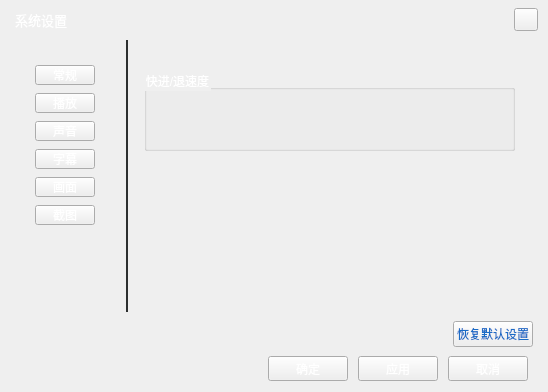
<?xml version="1.0" encoding="UTF-8"?>
<ui version="4.0">
 <class>SettingMenuWnd</class>
 <widget class="QWidget" name="SettingMenuWnd">
  <property name="geometry">
   <rect>
    <x>0</x>
    <y>0</y>
    <width>548</width>
    <height>392</height>
   </rect>
  </property>
  <property name="minimumSize">
   <size>
    <width>548</width>
    <height>392</height>
   </size>
  </property>
  <property name="maximumSize">
   <size>
    <width>548</width>
    <height>392</height>
   </size>
  </property>
  <property name="windowTitle">
   <string>SettingMenuWnd</string>
  </property>
  <layout class="QVBoxLayout" name="verticalLayout_2">
   <property name="spacing">
    <number>0</number>
   </property>
   <property name="leftMargin">
    <number>10</number>
   </property>
   <property name="topMargin">
    <number>0</number>
   </property>
   <property name="rightMargin">
    <number>10</number>
   </property>
   <property name="bottomMargin">
    <number>0</number>
   </property>
   <item>
    <widget class="QWidget" name="widget" native="true">
     <property name="minimumSize">
      <size>
       <width>0</width>
       <height>40</height>
      </size>
     </property>
     <property name="maximumSize">
      <size>
       <width>16777215</width>
       <height>40</height>
      </size>
     </property>
     <layout class="QHBoxLayout" name="horizontalLayout">
      <property name="spacing">
       <number>0</number>
      </property>
      <property name="leftMargin">
       <number>5</number>
      </property>
      <property name="topMargin">
       <number>5</number>
      </property>
      <property name="rightMargin">
       <number>0</number>
      </property>
      <property name="bottomMargin">
       <number>5</number>
      </property>
      <item>
       <widget class="QLabel" name="label">
        <property name="font">
         <font>
          <family>Adobe Arabic</family>
          <pointsize>10</pointsize>
         </font>
        </property>
        <property name="styleSheet">
         <string notr="true">color: rgb(255, 255, 255);</string>
        </property>
        <property name="text">
         <string>系统设置</string>
        </property>
       </widget>
      </item>
      <item>
       <spacer name="horizontalSpacer">
        <property name="orientation">
         <enum>Qt::Horizontal</enum>
        </property>
        <property name="sizeHint" stdset="0">
         <size>
          <width>445</width>
          <height>20</height>
         </size>
        </property>
       </spacer>
      </item>
      <item>
       <widget class="QToolButton" name="close_btn">
        <property name="text">
         <string/>
        </property>
       </widget>
      </item>
     </layout>
    </widget>
   </item>
   <item>
    <layout class="QHBoxLayout" name="horizontalLayout_2">
     <item>
      <widget class="QWidget" name="widget_2" native="true">
       <property name="minimumSize">
        <size>
         <width>110</width>
         <height>0</height>
        </size>
       </property>
       <property name="maximumSize">
        <size>
         <width>110</width>
         <height>16777215</height>
        </size>
       </property>
       <layout class="QVBoxLayout" name="verticalLayout">
        <property name="spacing">
         <number>8</number>
        </property>
        <property name="leftMargin">
         <number>25</number>
        </property>
        <property name="topMargin">
         <number>25</number>
        </property>
        <property name="rightMargin">
         <number>25</number>
        </property>
        <property name="bottomMargin">
         <number>0</number>
        </property>
        <item>
         <widget class="QToolButton" name="changgui_btn">
          <property name="minimumSize">
           <size>
            <width>60</width>
            <height>20</height>
           </size>
          </property>
          <property name="maximumSize">
           <size>
            <width>60</width>
            <height>20</height>
           </size>
          </property>
          <property name="styleSheet">
           <string notr="true">color: rgb(255, 255, 255);</string>
          </property>
          <property name="text">
           <string>常规</string>
          </property>
         </widget>
        </item>
        <item>
         <widget class="QToolButton" name="bofang_btn">
          <property name="minimumSize">
           <size>
            <width>60</width>
            <height>20</height>
           </size>
          </property>
          <property name="maximumSize">
           <size>
            <width>60</width>
            <height>20</height>
           </size>
          </property>
          <property name="styleSheet">
           <string notr="true">color: rgb(255, 255, 255);</string>
          </property>
          <property name="text">
           <string>播放</string>
          </property>
         </widget>
        </item>
        <item>
         <widget class="QToolButton" name="shenyin_btn">
          <property name="minimumSize">
           <size>
            <width>60</width>
            <height>20</height>
           </size>
          </property>
          <property name="maximumSize">
           <size>
            <width>60</width>
            <height>20</height>
           </size>
          </property>
          <property name="styleSheet">
           <string notr="true">color: rgb(255, 255, 255);</string>
          </property>
          <property name="text">
           <string>声音</string>
          </property>
         </widget>
        </item>
        <item>
         <widget class="QToolButton" name="zimu_btn">
          <property name="minimumSize">
           <size>
            <width>60</width>
            <height>20</height>
           </size>
          </property>
          <property name="maximumSize">
           <size>
            <width>60</width>
            <height>20</height>
           </size>
          </property>
          <property name="styleSheet">
           <string notr="true">color: rgb(255, 255, 255);</string>
          </property>
          <property name="text">
           <string>字幕</string>
          </property>
         </widget>
        </item>
        <item>
         <widget class="QToolButton" name="huamian_btn">
          <property name="minimumSize">
           <size>
            <width>60</width>
            <height>20</height>
           </size>
          </property>
          <property name="maximumSize">
           <size>
            <width>60</width>
            <height>20</height>
           </size>
          </property>
          <property name="styleSheet">
           <string notr="true">color: rgb(255, 255, 255);</string>
          </property>
          <property name="text">
           <string>画面</string>
          </property>
         </widget>
        </item>
        <item>
         <widget class="QToolButton" name="jietu_btn">
          <property name="minimumSize">
           <size>
            <width>60</width>
            <height>20</height>
           </size>
          </property>
          <property name="maximumSize">
           <size>
            <width>60</width>
            <height>20</height>
           </size>
          </property>
          <property name="styleSheet">
           <string notr="true">color: rgb(255, 255, 255);</string>
          </property>
          <property name="text">
           <string>截图</string>
          </property>
         </widget>
        </item>
        <item>
         <spacer name="verticalSpacer">
          <property name="orientation">
           <enum>Qt::Vertical</enum>
          </property>
          <property name="sizeHint" stdset="0">
           <size>
            <width>20</width>
            <height>40</height>
           </size>
          </property>
         </spacer>
        </item>
       </layout>
      </widget>
     </item>
     <item>
      <widget class="QLabel" name="label_2">
       <property name="minimumSize">
        <size>
         <width>2</width>
         <height>0</height>
        </size>
       </property>
       <property name="maximumSize">
        <size>
         <width>2</width>
         <height>16777215</height>
        </size>
       </property>
       <property name="styleSheet">
        <string notr="true">background-color: rgb(45, 47, 47);</string>
       </property>
       <property name="text">
        <string/>
       </property>
      </widget>
     </item>
     <item>
      <widget class="QStackedWidget" name="stackedWidget">
       <property name="styleSheet">
        <string notr="true">color: rgb(255, 255, 255);</string>
       </property>
       <property name="currentIndex">
        <number>1</number>
       </property>
       <widget class="QWidget" name="changgui_page">
        <widget class="QGroupBox" name="groupBox">
         <property name="geometry">
          <rect>
           <x>10</x>
           <y>20</y>
           <width>371</width>
           <height>51</height>
          </rect>
         </property>
         <property name="title">
          <string>关闭后</string>
         </property>
         <widget class="QRadioButton" name="radio_mini_tray">
          <property name="geometry">
           <rect>
            <x>20</x>
            <y>20</y>
            <width>89</width>
            <height>16</height>
           </rect>
          </property>
          <property name="text">
           <string>最小化到托盘</string>
          </property>
          <property name="checked">
           <bool>false</bool>
          </property>
         </widget>
         <widget class="QRadioButton" name="radio_exit">
          <property name="geometry">
           <rect>
            <x>160</x>
            <y>20</y>
            <width>89</width>
            <height>16</height>
           </rect>
          </property>
          <property name="text">
           <string>退出程序</string>
          </property>
          <property name="checked">
           <bool>true</bool>
          </property>
         </widget>
        </widget>
        <widget class="QGroupBox" name="groupBox_2">
         <property name="geometry">
          <rect>
           <x>10</x>
           <y>90</y>
           <width>371</width>
           <height>51</height>
          </rect>
         </property>
         <property name="title">
          <string>播放记录</string>
         </property>
         <widget class="QRadioButton" name="radio_exit_reserve">
          <property name="geometry">
           <rect>
            <x>20</x>
            <y>20</y>
            <width>89</width>
            <height>16</height>
           </rect>
          </property>
          <property name="text">
           <string>退出保留</string>
          </property>
          <property name="checked">
           <bool>true</bool>
          </property>
         </widget>
         <widget class="QRadioButton" name="radio_exit_clear">
          <property name="geometry">
           <rect>
            <x>160</x>
            <y>20</y>
            <width>89</width>
            <height>16</height>
           </rect>
          </property>
          <property name="text">
           <string>退出清除</string>
          </property>
         </widget>
        </widget>
       </widget>
       <widget class="QWidget" name="bofang_page">
        <widget class="QGroupBox" name="groupBox_3">
         <property name="geometry">
          <rect>
           <x>10</x>
           <y>30</y>
           <width>371</width>
           <height>81</height>
          </rect>
         </property>
         <property name="title">
          <string>快进/退速度</string>
         </property>
         <widget class="QWidget" name="layoutWidget">
          <property name="geometry">
           <rect>
            <x>180</x>
            <y>30</y>
            <width>174</width>
            <height>22</height>
           </rect>
          </property>
          <layout class="QHBoxLayout" name="horizontalLayout_6">
           <item>
            <widget class="QLabel" name="label_5">
             <property name="text">
              <string>快退一次</string>
             </property>
            </widget>
           </item>
           <item>
            <widget class="QComboBox" name="kuaitui_combo">
             <property name="sizePolicy">
              <sizepolicy hsizetype="Preferred" vsizetype="Fixed">
               <horstretch>80</horstretch>
               <verstretch>0</verstretch>
              </sizepolicy>
             </property>
             <property name="minimumSize">
              <size>
               <width>100</width>
               <height>0</height>
              </size>
             </property>
             <property name="maximumSize">
              <size>
               <width>100</width>
               <height>16777215</height>
              </size>
             </property>
             <item>
              <property name="text">
               <string>1</string>
              </property>
             </item>
             <item>
              <property name="text">
               <string>2</string>
              </property>
             </item>
             <item>
              <property name="text">
               <string>3</string>
              </property>
             </item>
             <item>
              <property name="text">
               <string>4</string>
              </property>
             </item>
             <item>
              <property name="text">
               <string>5</string>
              </property>
             </item>
             <item>
              <property name="text">
               <string>6</string>
              </property>
             </item>
             <item>
              <property name="text">
               <string>7</string>
              </property>
             </item>
             <item>
              <property name="text">
               <string>8</string>
              </property>
             </item>
             <item>
              <property name="text">
               <string>9</string>
              </property>
             </item>
             <item>
              <property name="text">
               <string>10</string>
              </property>
             </item>
             <item>
              <property name="text">
               <string>11</string>
              </property>
             </item>
             <item>
              <property name="text">
               <string>12</string>
              </property>
             </item>
             <item>
              <property name="text">
               <string>13</string>
              </property>
             </item>
             <item>
              <property name="text">
               <string>14</string>
              </property>
             </item>
             <item>
              <property name="text">
               <string>15</string>
              </property>
             </item>
             <item>
              <property name="text">
               <string>16</string>
              </property>
             </item>
             <item>
              <property name="text">
               <string>17</string>
              </property>
             </item>
             <item>
              <property name="text">
               <string>18</string>
              </property>
             </item>
             <item>
              <property name="text">
               <string>19</string>
              </property>
             </item>
             <item>
              <property name="text">
               <string>20</string>
              </property>
             </item>
            </widget>
           </item>
           <item>
            <widget class="QLabel" name="label_6">
             <property name="maximumSize">
              <size>
               <width>20</width>
               <height>16777215</height>
              </size>
             </property>
             <property name="text">
              <string>秒</string>
             </property>
            </widget>
           </item>
          </layout>
         </widget>
         <widget class="QWidget" name="layoutWidget">
          <property name="geometry">
           <rect>
            <x>20</x>
            <y>30</y>
            <width>174</width>
            <height>22</height>
           </rect>
          </property>
          <layout class="QHBoxLayout" name="horizontalLayout_5">
           <item>
            <widget class="QLabel" name="label_3">
             <property name="text">
              <string>快进一次</string>
             </property>
            </widget>
           </item>
           <item>
            <widget class="QComboBox" name="kuaijin_combo">
             <property name="minimumSize">
              <size>
               <width>100</width>
               <height>0</height>
              </size>
             </property>
             <property name="maximumSize">
              <size>
               <width>100</width>
               <height>16777215</height>
              </size>
             </property>
             <item>
              <property name="text">
               <string>1</string>
              </property>
             </item>
             <item>
              <property name="text">
               <string>2</string>
              </property>
             </item>
             <item>
              <property name="text">
               <string>3</string>
              </property>
             </item>
             <item>
              <property name="text">
               <string>4</string>
              </property>
             </item>
             <item>
              <property name="text">
               <string>5</string>
              </property>
             </item>
             <item>
              <property name="text">
               <string>6</string>
              </property>
             </item>
             <item>
              <property name="text">
               <string>7</string>
              </property>
             </item>
             <item>
              <property name="text">
               <string>8</string>
              </property>
             </item>
             <item>
              <property name="text">
               <string>9</string>
              </property>
             </item>
             <item>
              <property name="text">
               <string>10</string>
              </property>
             </item>
             <item>
              <property name="text">
               <string>11</string>
              </property>
             </item>
             <item>
              <property name="text">
               <string>12</string>
              </property>
             </item>
             <item>
              <property name="text">
               <string>13</string>
              </property>
             </item>
             <item>
              <property name="text">
               <string>14</string>
              </property>
             </item>
             <item>
              <property name="text">
               <string>15</string>
              </property>
             </item>
             <item>
              <property name="text">
               <string>16</string>
              </property>
             </item>
             <item>
              <property name="text">
               <string>17</string>
              </property>
             </item>
             <item>
              <property name="text">
               <string>18</string>
              </property>
             </item>
             <item>
              <property name="text">
               <string>19</string>
              </property>
             </item>
             <item>
              <property name="text">
               <string>20</string>
              </property>
             </item>
            </widget>
           </item>
           <item>
            <widget class="QLabel" name="label_4">
             <property name="maximumSize">
              <size>
               <width>16777215</width>
               <height>20</height>
              </size>
             </property>
             <property name="text">
              <string>秒</string>
             </property>
            </widget>
           </item>
          </layout>
         </widget>
        </widget>
       </widget>
       <widget class="QWidget" name="shenyin_page"/>
       <widget class="QWidget" name="zimu_page">
        <widget class="QGroupBox" name="groupBox_4">
         <property name="geometry">
          <rect>
           <x>20</x>
           <y>30</y>
           <width>361</width>
           <height>61</height>
          </rect>
         </property>
         <property name="title">
          <string>字幕选择</string>
         </property>
         <widget class="QRadioButton" name="radio_openzimu">
          <property name="geometry">
           <rect>
            <x>30</x>
            <y>30</y>
            <width>82</width>
            <height>17</height>
           </rect>
          </property>
          <property name="text">
           <string>开启字幕</string>
          </property>
         </widget>
         <widget class="QRadioButton" name="radio_closezimu">
          <property name="geometry">
           <rect>
            <x>180</x>
            <y>30</y>
            <width>82</width>
            <height>17</height>
           </rect>
          </property>
          <property name="text">
           <string>关闭字幕</string>
          </property>
         </widget>
        </widget>
       </widget>
       <widget class="QWidget" name="huamian_page">
        <widget class="QGroupBox" name="groupBox_5">
         <property name="geometry">
          <rect>
           <x>20</x>
           <y>20</y>
           <width>361</width>
           <height>91</height>
          </rect>
         </property>
         <property name="title">
          <string>画面比例</string>
         </property>
         <widget class="QRadioButton" name="radio_original">
          <property name="geometry">
           <rect>
            <x>10</x>
            <y>40</y>
            <width>82</width>
            <height>17</height>
           </rect>
          </property>
          <property name="text">
           <string>原始比例</string>
          </property>
         </widget>
         <widget class="QRadioButton" name="radio_43">
          <property name="geometry">
           <rect>
            <x>100</x>
            <y>40</y>
            <width>51</width>
            <height>17</height>
           </rect>
          </property>
          <property name="text">
           <string>4：3</string>
          </property>
         </widget>
         <widget class="QRadioButton" name="radio_169">
          <property name="geometry">
           <rect>
            <x>170</x>
            <y>40</y>
            <width>51</width>
            <height>17</height>
           </rect>
          </property>
          <property name="text">
           <string>16：9</string>
          </property>
         </widget>
         <widget class="QRadioButton" name="radio_fullscreen">
          <property name="geometry">
           <rect>
            <x>230</x>
            <y>40</y>
            <width>101</width>
            <height>17</height>
           </rect>
          </property>
          <property name="text">
           <string>铺满窗口</string>
          </property>
         </widget>
        </widget>
       </widget>
       <widget class="QWidget" name="jietu_page">
        <widget class="QGroupBox" name="groupBox_6">
         <property name="geometry">
          <rect>
           <x>10</x>
           <y>20</y>
           <width>381</width>
           <height>151</height>
          </rect>
         </property>
         <property name="styleSheet">
          <string notr="true">color: rgb(255, 255, 255);</string>
         </property>
         <property name="title">
          <string>截图另存为</string>
         </property>
         <widget class="QWidget" name="layoutWidget">
          <property name="geometry">
           <rect>
            <x>20</x>
            <y>20</y>
            <width>351</width>
            <height>31</height>
           </rect>
          </property>
          <layout class="QHBoxLayout" name="horizontalLayout_7">
           <item>
            <widget class="QLabel" name="label_7">
             <property name="text">
              <string>保存目录：</string>
             </property>
            </widget>
           </item>
           <item>
            <widget class="QLineEdit" name="lineEdit">
             <property name="styleSheet">
              <string notr="true">color: rgb(36, 36, 36);</string>
             </property>
            </widget>
           </item>
           <item>
            <widget class="QToolButton" name="toolButton_4">
             <property name="minimumSize">
              <size>
               <width>60</width>
               <height>25</height>
              </size>
             </property>
             <property name="maximumSize">
              <size>
               <width>60</width>
               <height>25</height>
              </size>
             </property>
             <property name="text">
              <string>浏览</string>
             </property>
            </widget>
           </item>
          </layout>
         </widget>
         <widget class="QWidget" name="layoutWidget">
          <property name="geometry">
           <rect>
            <x>20</x>
            <y>60</y>
            <width>351</width>
            <height>31</height>
           </rect>
          </property>
          <layout class="QHBoxLayout" name="horizontalLayout_8">
           <item>
            <widget class="QLabel" name="label_8">
             <property name="text">
              <string>保存类型：</string>
             </property>
            </widget>
           </item>
           <item>
            <widget class="QComboBox" name="imagetype_combo">
             <property name="minimumSize">
              <size>
               <width>80</width>
               <height>0</height>
              </size>
             </property>
             <property name="maximumSize">
              <size>
               <width>80</width>
               <height>16777215</height>
              </size>
             </property>
             <item>
              <property name="text">
               <string>JPG</string>
              </property>
             </item>
             <item>
              <property name="text">
               <string>PNG</string>
              </property>
             </item>
             <item>
              <property name="text">
               <string>BMP</string>
              </property>
             </item>
            </widget>
           </item>
           <item>
            <spacer name="horizontalSpacer_4">
             <property name="orientation">
              <enum>Qt::Horizontal</enum>
             </property>
             <property name="sizeHint" stdset="0">
              <size>
               <width>40</width>
               <height>20</height>
              </size>
             </property>
            </spacer>
           </item>
          </layout>
         </widget>
        </widget>
       </widget>
      </widget>
     </item>
    </layout>
   </item>
   <item>
    <widget class="QWidget" name="widget_3" native="true">
     <property name="minimumSize">
      <size>
       <width>0</width>
       <height>80</height>
      </size>
     </property>
     <property name="maximumSize">
      <size>
       <width>16777215</width>
       <height>80</height>
      </size>
     </property>
     <layout class="QVBoxLayout" name="verticalLayout_3" stretch="1,2">
      <property name="spacing">
       <number>0</number>
      </property>
      <property name="leftMargin">
       <number>0</number>
      </property>
      <property name="topMargin">
       <number>0</number>
      </property>
      <property name="rightMargin">
       <number>0</number>
      </property>
      <property name="bottomMargin">
       <number>0</number>
      </property>
      <item>
       <layout class="QHBoxLayout" name="horizontalLayout_3">
        <property name="rightMargin">
         <number>5</number>
        </property>
        <item>
         <spacer name="horizontalSpacer_2">
          <property name="orientation">
           <enum>Qt::Horizontal</enum>
          </property>
          <property name="sizeHint" stdset="0">
           <size>
            <width>40</width>
            <height>20</height>
           </size>
          </property>
         </spacer>
        </item>
        <item>
         <widget class="QPushButton" name="pushButton">
          <property name="styleSheet">
           <string notr="true">color: rgb(26, 107, 198);</string>
          </property>
          <property name="text">
           <string>恢复默认设置</string>
          </property>
         </widget>
        </item>
       </layout>
      </item>
      <item>
       <layout class="QHBoxLayout" name="horizontalLayout_4">
        <property name="spacing">
         <number>10</number>
        </property>
        <property name="rightMargin">
         <number>10</number>
        </property>
        <item>
         <spacer name="horizontalSpacer_3">
          <property name="orientation">
           <enum>Qt::Horizontal</enum>
          </property>
          <property name="sizeHint" stdset="0">
           <size>
            <width>40</width>
            <height>20</height>
           </size>
          </property>
         </spacer>
        </item>
        <item>
         <widget class="QToolButton" name="toolButton">
          <property name="minimumSize">
           <size>
            <width>80</width>
            <height>25</height>
           </size>
          </property>
          <property name="maximumSize">
           <size>
            <width>80</width>
            <height>25</height>
           </size>
          </property>
          <property name="styleSheet">
           <string notr="true">color: rgb(255, 255, 255);</string>
          </property>
          <property name="text">
           <string>确定</string>
          </property>
         </widget>
        </item>
        <item>
         <widget class="QToolButton" name="toolButton_2">
          <property name="minimumSize">
           <size>
            <width>80</width>
            <height>25</height>
           </size>
          </property>
          <property name="maximumSize">
           <size>
            <width>80</width>
            <height>25</height>
           </size>
          </property>
          <property name="styleSheet">
           <string notr="true">color: rgb(255, 255, 255);</string>
          </property>
          <property name="text">
           <string>应用</string>
          </property>
         </widget>
        </item>
        <item>
         <widget class="QToolButton" name="toolButton_3">
          <property name="minimumSize">
           <size>
            <width>80</width>
            <height>25</height>
           </size>
          </property>
          <property name="maximumSize">
           <size>
            <width>80</width>
            <height>25</height>
           </size>
          </property>
          <property name="styleSheet">
           <string notr="true">color: rgb(255, 255, 255);</string>
          </property>
          <property name="text">
           <string>取消</string>
          </property>
         </widget>
        </item>
       </layout>
      </item>
     </layout>
    </widget>
   </item>
  </layout>
 </widget>
 <layoutdefault spacing="6" margin="11"/>
 <resources>
  <include location="KkPlayer.qrc"/>
 </resources>
 <connections/>
</ui>
